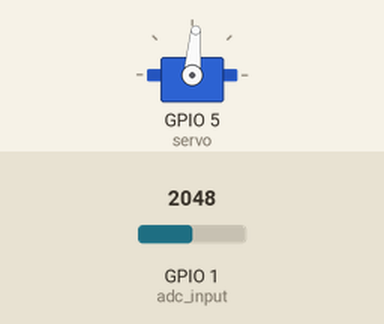
This program was run on a simulated ESP32 board running MicroPython. On the bench: servo. The test bench sets the inputs (shaded band); at power-on: GPIO 1 (adc_input) = 2048 (analog values on the 0–4095 scale). Servo angles are drawn from the pulse width (0.5 ms = 0°, 2.5 ms = 180°).

Above: at 1.2 s.
1.3 s: GPIO 1 (adc_input) set to 2866
At 2.3 s:
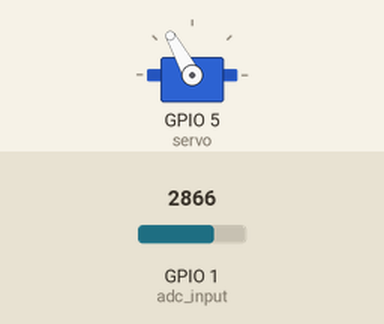
2.8 s: GPIO 1 (adc_input) set to 3603
At 3.5 s:
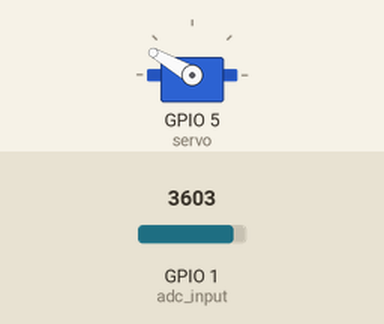
4.3 s: GPIO 1 (adc_input) set to 4095
At 4.7 s:
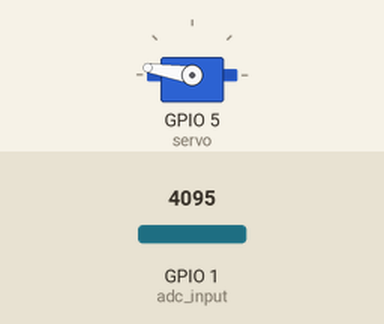
5.8 s: GPIO 1 (adc_input) set to 1228
At 7.0 s:
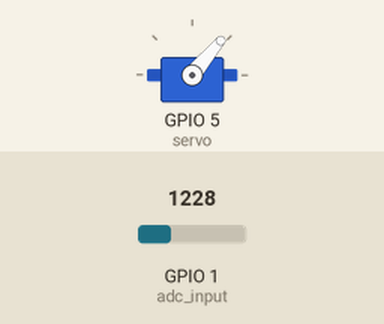
7.3 s: GPIO 1 (adc_input) set to 491
At 8.3 s:
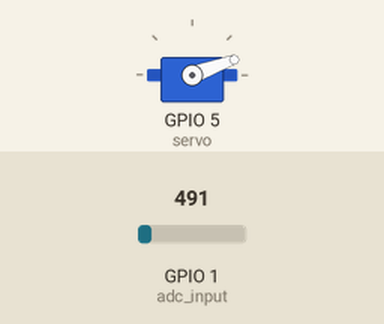
Timing chart, 0 to 9.8 s (numbered marks = the images above; inputs shaded):
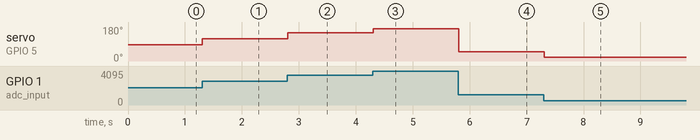

Measured:
- after the input at 1.3 s, servo on GPIO 5 (servo): 85° → 119° at once
- after the input at 2.8 s, servo on GPIO 5 (servo): 119° → 150° at once
- after the input at 4.3 s, servo on GPIO 5 (servo): 150° → 171° at once
- after the input at 5.8 s, servo on GPIO 5 (servo): 171° → 50° at once
- after the input at 7.3 s, servo on GPIO 5 (servo): 50° → 20° at once

The program:

main.py
```python
# DHT20 and LCD 1602 I2C example

import time
from machine import Pin, ADC
from servo import Servo

adc_input = ADC(Pin(1))  # create ADC instance on GPIO1
adc_input.atten(ADC.ATTN_11DB) # ADC range max input 3.3V

servo = Servo(5)

while True:
  sensor_value = adc_input.read()
  angle = int(180*(sensor_value/4095))
  servo.turn(angle)
  time.sleep_ms(100)
```

servo.py
```python
from machine import Pin, PWM

class Servo:

    def __init__(self, pin):
        self.pin = pin
        self.pwm = PWM(Pin(pin), freq=50, duty=0)

    def turn(self, angle):
        # calculate duty cycle and move the motor
        # Angle 0: 0.5ms/20ms = 0.025 = 2.5% duty cycle
        # => duty = 0.025*1024 = 25.6 ~ 26
        # Angle 180: 2.4ms/20ms = 0.12 = 12% duty cycle
        # => duty: 0.12*1024 = 122.88 ~ 123
        duty = 26 + int(angle/180*(123-26))
        self.pwm.duty(duty)
```
